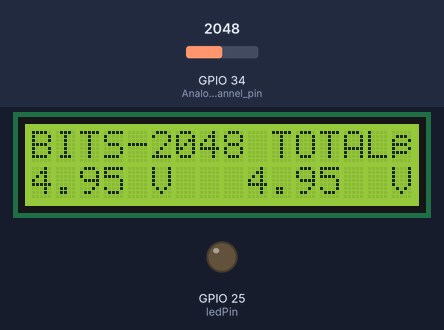
A sketch run on a simulated ESP32. Parts: 16×2 character LCD, output pins drawn as LEDs (lit = HIGH). Dashed ring = blinking. Inputs (shaded band) come from the test bench; at power-on: GPIO 34 (Analog_channel_pin) = 2048. WiFi joins after 1.5 s; servers stay silent unless stated; uploads are accepted with an empty reply; what the sketch prints to the serial monitor is not drawn.

Above: at 2.7 s.
2.8 s: GPIO 34 (Analog_channel_pin) set to 0
At 3.7 s:
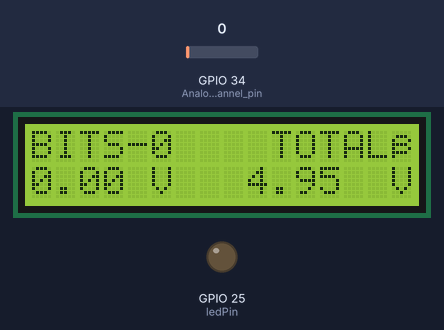
4.5 s: GPIO 34 (Analog_channel_pin) set to 491
At 5.3 s:
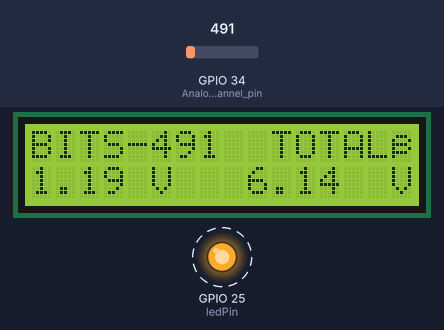
6.9 s: GPIO 34 (Analog_channel_pin) set to 1228
At 7.8 s:
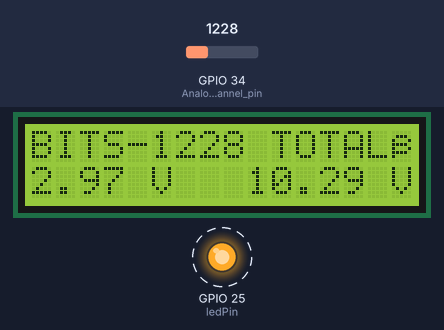
Timing chart, 0 to 15.4 s (numbered marks = the images above; inputs shaded):
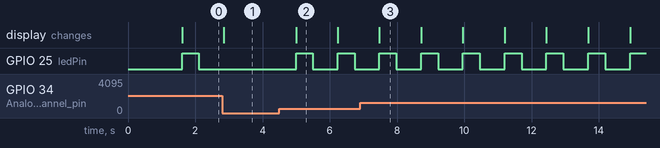

Measured:
- after the input at 2.8 s, GPIO 25 (ledPin): stays LOW (without the input it goes to HIGH after 0.05 s)
- after the input at 4.5 s, GPIO 25 (ledPin): alternates HIGH for 0.50 s and LOW for 0.74 s, starting after 0.50 s; the display: changes after 0.50 s (image 2)
- what the display in image 2 shows lasts 1.2 s, from 5.0 s to 6.2 s

The sketch:

power1.ino
```cpp
#include <LiquidCrystal_I2C.h>
#ifdef ESP32
  #include <WiFi.h>
  #include <HTTPClient.h>
#else
  #include <ESP8266WiFi.h>
  #include <ESP8266HTTPClient.h>
  #include <WiFiClient.h>
#endif

#include <Wire.h>

int totalColumns = 16;
int totalRows = 2;
const int Analog_channel_pin= 34;
const int ledPin = 25;
int ADC_VALUE = 0;
float vout = 0.0;
float vin = 0.0;
float R1 = 100000.0; // resistance of R1 (100K) -see text!
float R2 = 50000.0; // 50k resistance
float tot;
String voltage;
String total;
const char* ssid     = "TIC_fiber-ram-lavan";
const char* password = "krizz.ch*9541";
// REPLACE with your Domain name and URL path or IP address with path
const char* serverName = "http://lavankumarch.heliohost.org/powerpiezo/php/upload.php";

LiquidCrystal_I2C lcd(0x27, totalColumns, totalRows);

void setup()
{
lcd.init();
lcd.backlight();
pinMode(ledPin, OUTPUT);
WiFi.begin(ssid, password);
  while(WiFi.status() != WL_CONNECTED) {
    delay(500);

  }
}

void disp(int val){
  if(val == 1){
  lcd.clear();
  lcd.setCursor(0,0);
lcd.print("BITS-");
lcd.setCursor(5,0);
lcd.print(ADC_VALUE);
lcd.setCursor(9,0);
lcd.print(" TOTAL↓");
lcd.setCursor(0,1);
lcd.print(vin);
lcd.setCursor(5,1);
lcd.print("V   ");
lcd.setCursor(9,1);
lcd.print(tot);
lcd.setCursor(15,1);
lcd.print("V");
digitalWrite(ledPin, HIGH);
delay(500);
digitalWrite(ledPin, LOW);
delay(500);
}
else if(val == 2){
   lcd.clear();
  lcd.setCursor(0,0);
lcd.print("BITS-");
lcd.setCursor(5,0);
lcd.print(ADC_VALUE);
lcd.setCursor(9,0);
lcd.print(" TOTAL↓");
lcd.setCursor(0,1);
lcd.print(vin);
lcd.setCursor(5,1);
lcd.print("V   ");
lcd.setCursor(9,1);
lcd.print(tot);
lcd.setCursor(15,1);
lcd.print("V");
delay(500);
}
}
void loop()
{
  lcd.clear();
ADC_VALUE = analogRead(Analog_channel_pin);
vout = (ADC_VALUE * 3.3 ) / (4095);
vin = vout/(R2/(R1+R2));
if(vin >0){
  tot = tot + vin;
  disp(1);
  if(WiFi.status()== WL_CONNECTED){
    HTTPClient http;

    // Your Domain name with URL path or IP address with path
    http.begin(serverName);

    // Specify content-type header
    http.addHeader("Content-Type", "application/x-www-form-urlencoded");

    // Prepare your HTTP POST request data
    voltage = String(vin);
    total = String(tot);
    String httpRequestData = "voltage=" + voltage + "";


    // You can comment the httpRequestData variable above
    // then, use the httpRequestData variable below (for testing purposes without the BME280 sensor)
    //String httpRequestData = "api_key=tPmAT5Ab3j7F9&sensor=BME280&location=Office&value1=24.75&value2=49.54&value3=1005.14";

    // Send HTTP POST request
    int httpResponseCode = http.POST(httpRequestData);

    // If you need an HTTP request with a content type: text/plain
    //http.addHeader("Content-Type", "text/plain");
    //int httpResponseCode = http.POST("Hello, World!");

    // If you need an HTTP request with a content type: application/json, use the following:
    //http.addHeader("Content-Type", "application/json");
    //int httpResponseCode = http.POST("{\"value1\":\"19\",\"value2\":\"67\",\"value3\":\"78\"}");

    if (httpResponseCode>0) {
      Serial.print("httpRequestData: ");
    Serial.println(httpRequestData);

    }
    else {
      Serial.print("httpRequestData: ");
    Serial.println(httpRequestData);

    }
    // Free resources
    http.end();
  }
  else {

  }


}
else {
  disp(2);
}

}
```
